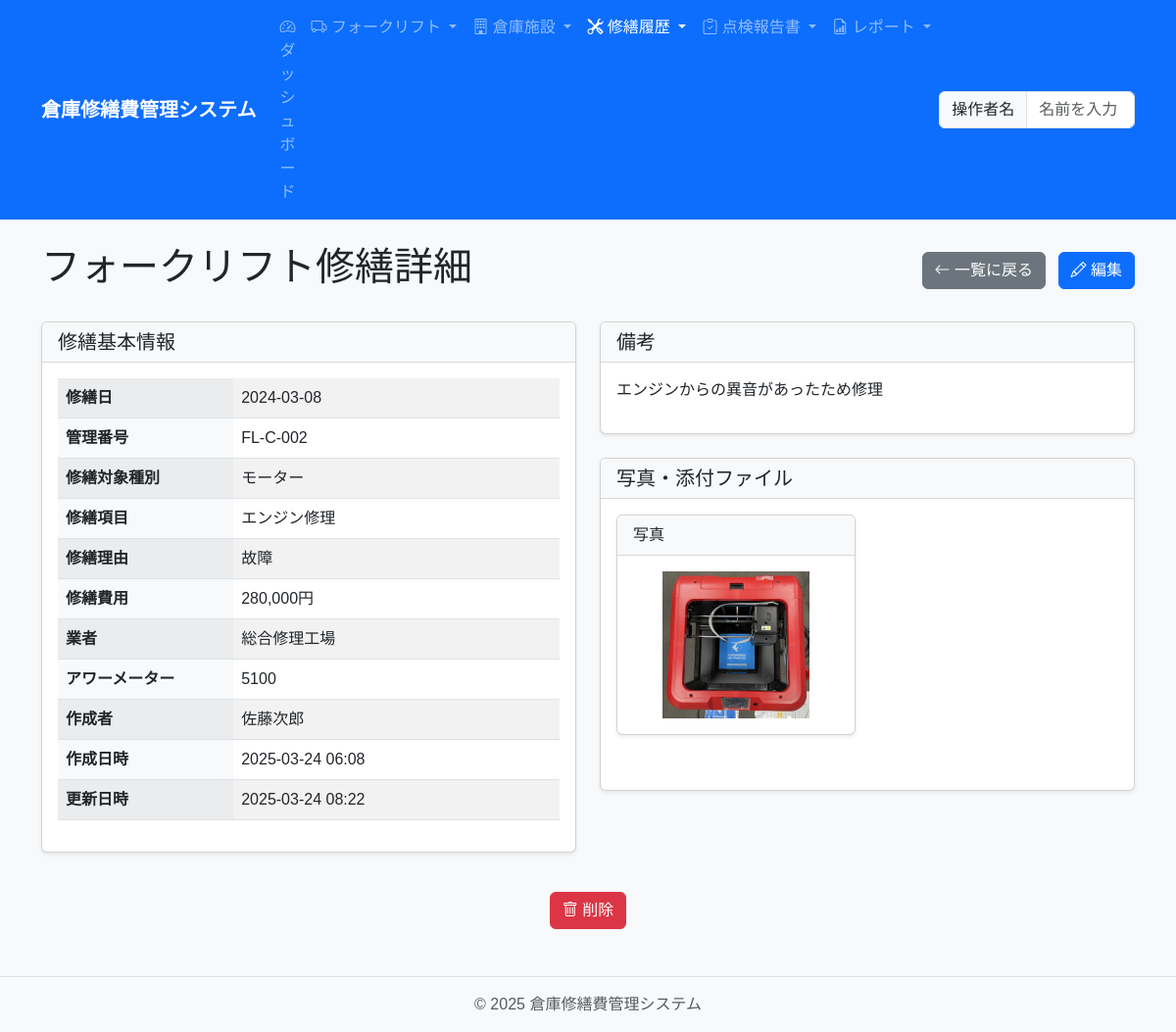
Screenshot of /repair/forklift/6 with the database file from the repository.
### app/models/forklift.py (models this page shows, shortened)
class ForkliftRepair(db.Model):
    __tablename__ = 'forklift_repairs'
    id = db.Column(db.Integer, primary_key=True)
    repair_date = db.Column(db.Date, nullable=False, index=True)
    forklift_id = db.Column(db.Integer, db.ForeignKey('forklifts.id'), nullable=False)
    target_management_number = db.Column(db.String(50), nullable=False)
    contractor = db.Column(db.String(100), nullable=False)
    repair_target_type = db.Column(db.String(50), nullable=False)
    repair_item = db.Column(db.String(200), nullable=False)
    repair_cost = db.Column(db.Integer, nullable=False)
    repair_reason = db.Column(db.String(50), nullable=False)
    hour_meter = db.Column(db.Integer)  # 修繕時のアワーメーター値
    photo_path = db.Column(db.String(255))
    quotation_path = db.Column(db.String(255))
    approval_document_path = db.Column(db.String(255))
    completion_report_path = db.Column(db.String(255))
    notes = db.Column(db.Text)
    operator = db.Column(db.String(100), nullable=False)
    version = db.Column(db.Integer, nullable=False, default=1)
    created_at = db.Column(db.DateTime, default=datetime.utcnow)
    updated_at = db.Column(db.DateTime, default=datetime.utcnow, onupdate=datetime.utcnow)
    updated_by = db.Column(db.String(100))
    forklift = db.relationship('Forklift', back_populates='repairs')

### app/routes/repair.py (the view)
@repair_bp.route('/forklift/<int:id>')
def view_forklift_repair(id):
    repair = ForkliftRepair.query.get_or_404(id)
    return render_template('repair/view_forklift.html', repair=repair, repair_target_types=Config.REPAIR_TARGET_TYPE_NAMES, repair_reasons=Config.REPAIR_REASON_NAMES)

### app/templates/repair/view_forklift.html (shortened to what this page needs)
{% extends "base.html" %}
{% block content %}
<div class="d-flex justify-content-between align-items-center mb-4">
    <h1>フォークリフト修繕詳細</h1>
    <div>
        <a href="{{ url_for('repair.index') }}" class="btn btn-secondary me-2">
            <i class="bi bi-arrow-left"></i> 一覧に戻る
        </a>
        <a href="{{ url_for('repair.edit_forklift_repair', id=repair.id) }}" class="btn btn-primary">
            <i class="bi bi-pencil"></i> 編集
        </a>
    </div>
</div>
<div class="row">
    <div class="col-md-6">
        <div class="card mb-4">
            <div class="card-header">
                <h5 class="card-title mb-0">修繕基本情報</h5>
            </div>
            <div class="card-body">
                <table class="table table-striped">
                    <tbody>
                        <tr>
                            <th style="width: 35%">修繕日</th>
                            <td>{{ repair.repair_date.strftime('%Y-%m-%d') }}</td>
                        </tr>
                        <tr>
                            <th>管理番号</th>
                            <td>{{ repair.target_management_number }}</td>
                        </tr>
                        <tr>
                            <th>修繕対象種別</th>
                            <td>{% if repair.repair_target_type and repair.repair_target_type in repair_target_types %}{{ repair_target_types[repair.repair_target_type] }}{% else %}{{ repair.repair_target_type }}{% endif %}</td>
                        </tr>
                        <tr>
                            <th>修繕項目</th>
                            <td>{{ repair.repair_item }}</td>
                        </tr>
                        <tr>
                            <th>修繕理由</th>
                            <td>{% if repair.repair_reason and repair.repair_reason in repair_reasons %}{{ repair_reasons[repair.repair_reason] }}{% else %}{{ repair.repair_reason }}{% endif %}</td>
                        </tr>
                        <tr>
                            <th>修繕費用</th>
                            <td>{{ "{:,}".format(repair.repair_cost) }}円</td>
                        </tr>
                        <tr>
                            <th>業者</th>
                            <td>{{ repair.contractor }}</td>
                        </tr>
                        {% if repair.hour_meter %}
                        <tr>
                            <th>アワーメーター</th>
                            <td>{{ repair.hour_meter }}</td>
                        </tr>
                        {% endif %}
                        <tr>
                            <th>作成者</th>
                            <td>{{ repair.operator }}</td>
                        </tr>
                        <tr>
                            <th>作成日時</th>
                            <td>{{ repair.created_at.strftime('%Y-%m-%d %H:%M') }}</td>
                        </tr>
                        <tr>
                            <th>更新日時</th>
                            <td>{{ repair.updated_at.strftime('%Y-%m-%d %H:%M') }}</td>
                        </tr>
                    </tbody>
                </table>
            </div>
        </div>
    </div>
    <div class="col-md-6">
        <div class="card mb-4">
            <div class="card-header">
                <h5 class="card-title mb-0">備考</h5>
            </div>
            <div class="card-body">
                {% if repair.notes %}
                <p>{{ repair.notes|replace('\n', '<br>')|safe }}</p>
                {% else %}
                <p class="text-muted">備考はありません</p>
                {% endif %}
            </div>
        </div>
        <div class="card mb-4">
            <div class="card-header">
                <h5 class="card-title mb-0">写真・添付ファイル</h5>
            </div>
            <div class="card-body">
                <div class="row">
                    {% if repair.photo_path %}
                    <div class="col-md-6 mb-3">
                        <div class="card">
                            <div class="card-header">写真</div>
                            <div class="card-body text-center">
                                <a href="{{ repair.photo_path }}" target="_blank">
                                    <img src="{{ repair.photo_path }}" alt="修繕写真" class="img-fluid" style="max-height: 150px;">
                                </a>
                            </div>
                        </div>
                    </div>
                    {% endif %}
                </div>
            </div>
        </div>
    </div>
</div>
<div class="text-center mt-3">
    <button type="button" class="btn btn-danger" data-bs-toggle="modal" data-bs-target="#deleteForkliftModal">
        <i class="bi bi-trash"></i> 削除
    </button>
</div>
{% endblock %}

### app/static/css/style.css (style rules this page uses)
body { font-family: "MS Gothic", "Yu Gothic", sans-serif; background-color: #f8f9fa; }
.card { box-shadow: 0 0.125rem 0.25rem rgba(0, 0, 0, 0.075); margin-bottom: 1.5rem; }
.card-header { background-color: #f8f9fa; border-bottom: 1px solid rgba(0, 0, 0, 0.125); }
.table th { background-color: #f8f9fa; }

### rows the page displays
ForkliftRepair: repair_date "2024-03-08", target_management_number "FL-C-002", repair_target_type "モーター", repair_item "エンジン修理", repair_reason "故障", repair_cost "280,000", contractor "総合修理工場", hour_meter "5100", operator "佐藤次郎", created_at "2025-03-24 06:08", updated_at "2025-03-24 08:22", notes "エンジンからの異音があったため修理", photo_path (picture)
